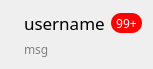
<?xml version="1.0" encoding="UTF-8"?>
<ui version="4.0">
 <class>Form</class>
 <widget class="QWidget" name="Form">
  <property name="geometry">
   <rect>
    <x>0</x>
    <y>0</y>
    <width>150</width>
    <height>64</height>
   </rect>
  </property>
  <property name="font">
   <font>
    <family>微软雅黑</family>
    <pointsize>9</pointsize>
   </font>
  </property>
  <property name="windowTitle">
   <string>Form</string>
  </property>
  <property name="styleSheet">
   <string notr="true">QWidget{font-family: &quot;微软雅黑&quot;;}
</string>
  </property>
  <layout class="QGridLayout" name="gridLayout">
   <item row="0" column="0" rowspan="2">
    <widget class="QLabel" name="label">
     <property name="text">
      <string/>
     </property>
     <property name="alignment">
      <set>Qt::AlignCenter</set>
     </property>
    </widget>
   </item>
   <item row="0" column="1">
    <layout class="QHBoxLayout" name="horizontalLayout" stretch="1,0">
     <item>
      <widget class="QLabel" name="label_2">
       <property name="font">
        <font>
         <family>微软雅黑</family>
         <pointsize>13</pointsize>
        </font>
       </property>
       <property name="text">
        <string>username</string>
       </property>
      </widget>
     </item>
     <item>
      <widget class="QLabel" name="label_4">
       <property name="minimumSize">
        <size>
         <width>0</width>
         <height>20</height>
        </size>
       </property>
       <property name="maximumSize">
        <size>
         <width>16777215</width>
         <height>20</height>
        </size>
       </property>
       <property name="font">
        <font>
         <family>微软雅黑</family>
         <pointsize>9</pointsize>
        </font>
       </property>
       <property name="styleSheet">
        <string notr="true">QLabel{
	background-color: red;
	color: white;
	border-radius: 10px;
	padding-left: 5px;
	padding-right: 5px;
}</string>
       </property>
       <property name="text">
        <string>99+</string>
       </property>
       <property name="alignment">
        <set>Qt::AlignCenter</set>
       </property>
      </widget>
     </item>
    </layout>
   </item>
   <item row="1" column="1">
    <widget class="QLabel" name="label_3">
     <property name="font">
      <font>
       <family>微软雅黑</family>
       <pointsize>9</pointsize>
      </font>
     </property>
     <property name="styleSheet">
      <string notr="true">QLabel{color:grey;}</string>
     </property>
     <property name="text">
      <string>msg</string>
     </property>
    </widget>
   </item>
  </layout>
 </widget>
 <resources/>
 <connections/>
</ui>
